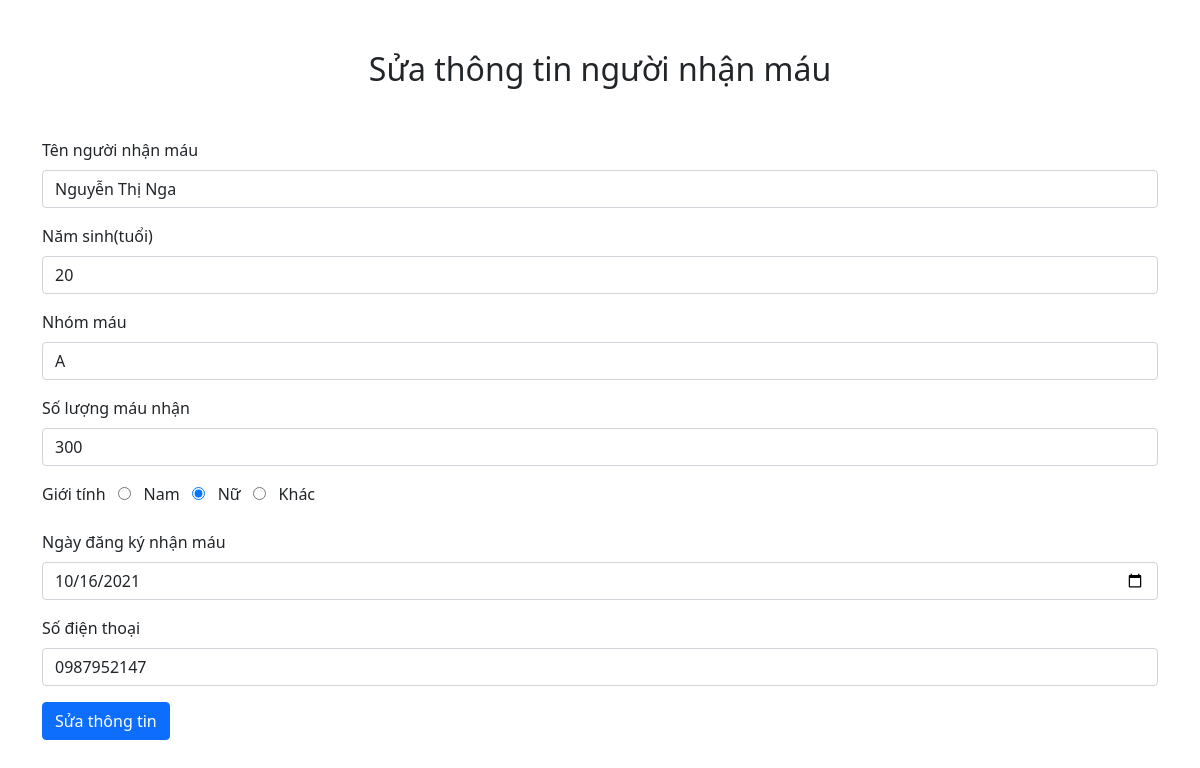
Screenshot of /update.php?reci_id=2 with the database file from the repository.
### tables this page shows
CREATE TABLE `recipient` (
  `reci_id` int(10) UNSIGNED NOT NULL,
  `reci_name` varchar(50) NOT NULL,
  `reci_age` int(11) DEFAULT NULL,
  `reci_bgrp` varchar(20) NOT NULL,
  `reci_bqnty` int(11) NOT NULL,
  `reci_sex` varchar(10) DEFAULT NULL,
  `reci_reg_date` date DEFAULT NULL,
  `reci_phno` varchar(15) DEFAULT NULL
);

### src/update.php (the view, shortened to what this page needs)
<!DOCTYPE html>
<html lang="en">
<head>
    <link rel="stylesheet" href="https://use.fontawesome.com/releases/v5.8.2/css/all.css" integrity="sha384-
    oS3vJWv+0UjzBfQzYUhtDYW+Pj2yciDJxpsK1OYPAYjqT085Qq/1cq5FLXAZQ7Ay">
    <link rel="stylesheet" href="https://pro.fontawesome.com/releases/v5.10.0/css/all.css" />
    <link href="https://cdn.jsdelivr.net/npm/bootstrap@5.1.1/dist/css/bootstrap.min.css" rel="stylesheet">
</head>
<body>
    <div class="container">
        <h2 style="text-align: center;margin-top : 50px">Sửa thông tin người nhận máu</h2>
        <?php
        $conn = mysqli_connect('localhost', 'root', '', 'blood_recipient');
        $reci_id = $_GET['reci_id'];
        $slt = mysqli_query($conn, "Select * from recipient where reci_id = '$reci_id'");
        if (mysqli_num_rows($slt) > 0) {
            $row = mysqli_fetch_assoc($slt);
        } else {
            header('index.php');
        }
        ?>
        <form action="" method="Post" style="margin-top: 50px;">
            <div class="mb-3">
                <label for="exampleInput" class="form-label">Tên người nhận máu</label>
                <input name="reci_name" value="<?php echo $row['reci_name'] ?>" type="text" class="form-control" id="exampleInput">
            </div>
            <div class="mb-3">
                <label for="exampleInput" class="form-label">Năm sinh(tuổi)</label>
                <input name="reci_age" value="<?php echo $row['reci_age'] ?>" type="text" class="form-control" id="exampleInput">
            </div>
            <div class="mb-3">
                <label for="exampleInput" class="form-label">Nhóm máu</label>
                <input name="reci_bgrp" value="<?php echo $row['reci_bgrp'] ?>" type="text" class="form-control" id="exampleInput">
            </div>
            <div class="mb-3">
                <label for="exampleInput" class="form-label">Số lượng máu nhận</label>
                <input name="reci_bqnty" value="<?php echo $row['reci_bqnty'] ?>" type="text" class="form-control" id="exampleInput">
            </div>
            <div class="mb-3">
                <label for="exampleInput" class="form-label">Giới tính</label>
                  <input <?php if ($row['reci_sex'] == "Nam") {
                                echo "checked";
                            } ?> type="radio" name="reci_sex" value="Nam">
                  <label>Nam</label>
                  <input <?php if ($row['reci_sex'] == "Nữ") {
                                echo "checked";
                            } ?> type="radio" name="reci_sex" value="Nữ">
                  <label>Nữ</label>
                  <input <?php if ($row['reci_sex'] == "Khác") {
                                echo "checked";
                            } ?> type="radio" name="reci_sex" value="Khác">
                  <label>Khác</label>
            </div>
            <div class="mb-3">
                <label for="exampleInput" class="form-label">Ngày đăng ký nhận máu</label>
                <input name="reci_reg_date" value="<?php echo $row['reci_reg_date'] ?>" type="date" class="form-control" id="exampleInput">
            </div>
            <div class="mb-3">
                <label for="exampleInput" class="form-label">Số điện thoại</label>
                <input name="reci_phno" value="<?php echo $row['reci_phno'] ?>" type="text" class="form-control" id="exampleInput">
            </div>
            <button type="submit" name="btn_update" class="btn btn-primary">Sửa thông tin</button>
        </form>
    </div>
</body>
</html>

### rows the page displays
recipient: reci_name "Nguyễn Thị Nga", reci_age "20", reci_bgrp "A", reci_bqnty "300", reci_sex "☑", reci_reg_date "10/16/2021", reci_phno "0987952147"
